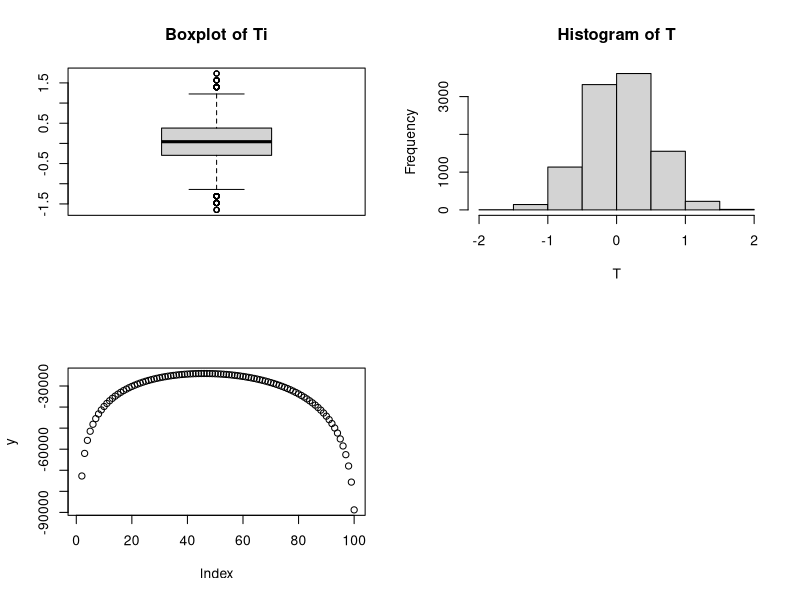

R code for this plot:
set.seed(1000000)
obs=rbinom(10000,35,0.45)
print(obs)
T=(sqrt(35)*((obs/35)-0.45))
print(T)
par(mfrow=c(2,2))
boxplot(T,main="Boxplot of Ti")
hist(T,breaks = 10)

y=c()
par=seq(0,1,0.01)
for (i in 1:100)
{a=log(10)
for (j in 1:1000)
{a=a+log((par[i]^obs[j])*((1-par[i])^(35-obs[j])))}
y[i]=a}
plot(y)
for (i in 1:100)
{if (max(y)==y[i])
{print(par[i])}
  }